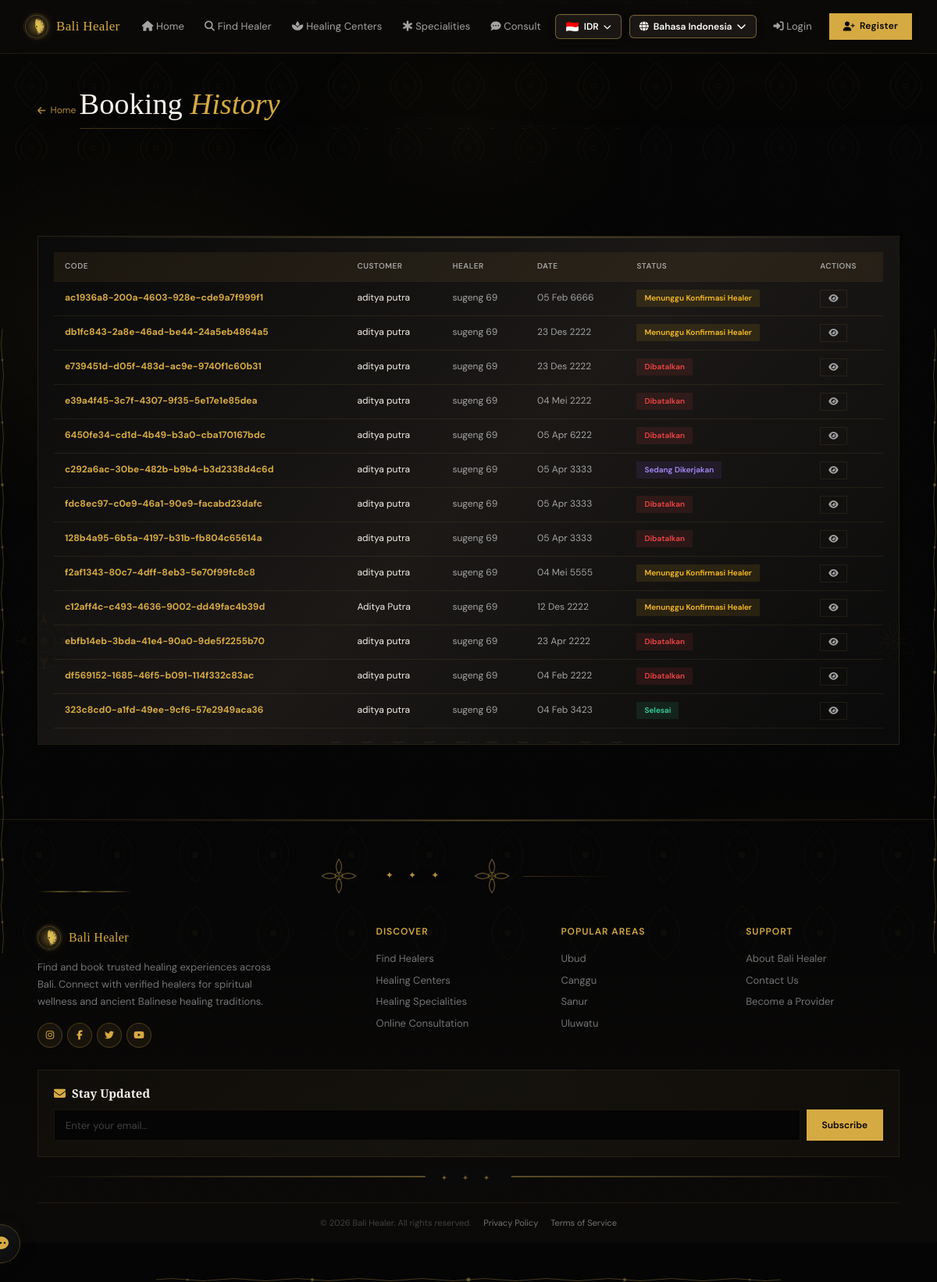
The app's page /id/bookings/ with its own data.
### bookings/models.py (models this page shows, shortened)
class Booking(models.Model):
    STATUS_CHOICES = [
        ('pending_payment', 'Menunggu Pembayaran'),
        ('pending_confirm', 'Menunggu Konfirmasi Healer'),
        ('confirmed', 'Dikonfirmasi'),
        ('in_progress', 'Sedang Dikerjakan'),
        ('completed', 'Selesai'),
        ('cancelled', 'Dibatalkan'),
        ('expired', 'Kadaluarsa'),
        ('refunded', 'Dikembalikan'),
    ]
    VALID_TRANSITIONS = {
        'pending_payment': ['pending_confirm', 'cancelled', 'expired'],
        'pending_confirm': ['confirmed', 'cancelled', 'refunded'],
        'confirmed': ['in_progress', 'cancelled', 'refunded'],
        'in_progress': ['completed', 'refunded'],
        'completed': [],
        'cancelled': [],
        'expired': [],
        'refunded': [],
    }
    booking_code = models.CharField(max_length=40, unique=True, blank=True)
    healer = models.ForeignKey(Healer, on_delete=models.CASCADE, related_name='bookings')
    customer = models.ForeignKey(User, on_delete=models.SET_NULL, null=True, blank=True, related_name='bookings')
    customer_name = models.CharField(max_length=200)
    customer_email = models.EmailField()
    customer_phone = models.CharField(max_length=20)
    service_type = models.CharField(max_length=200)
    service_price_idr = models.DecimalField(max_digits=12, decimal_places=2, default=0)
    booking_date = models.DateField()
    booking_time = models.TimeField()
    notes = models.TextField(blank=True)
    total_price_idr = models.DecimalField(max_digits=12, decimal_places=2, default=0)
    currency = models.CharField(max_length=10, default='IDR')
    total_price_converted = models.DecimalField(max_digits=12, decimal_places=2, default=0)
    status = models.CharField(max_length=20, choices=STATUS_CHOICES, default='pending_payment', db_index=True)
    confirmed_at = models.DateTimeField(null=True, blank=True)
    started_at = models.DateTimeField(null=True, blank=True)
    completed_at = models.DateTimeField(null=True, blank=True)
    cancelled_at = models.DateTimeField(null=True, blank=True)
    cancel_reason = models.TextField(blank=True)
    created_at = models.DateTimeField(auto_now_add=True)
    updated_at = models.DateTimeField(auto_now=True)
    class Meta:
        ordering = ['-created_at']

### healers/models.py (models this page shows, shortened)
class Healer(models.Model):
    user = models.OneToOneField(User, on_delete=models.CASCADE, null=True, blank=True)
    name = models.CharField(max_length=200)
    slug = models.SlugField(unique=True, default=uuid.uuid1)
    category = models.ForeignKey(HealerCategory, on_delete=models.SET_NULL, null=True)
    bio = models.TextField()
    experience_years = models.PositiveIntegerField(default=0)
    photo = models.ImageField(upload_to='healer_photos/', blank=True, null=True)
    phone = models.CharField(max_length=20)
    email = models.EmailField(blank=True)
    address = models.TextField()
    price_idr = models.DecimalField(max_digits=12, decimal_places=2, default=0)
    rating = models.DecimalField(max_digits=3, decimal_places=2, default=5.0)
    is_available = models.BooleanField(default=True, db_index=True)
    specializations = models.TextField(blank=True, help_text='Pisahkan dengan koma')
    created_at = models.DateTimeField(auto_now_add=True)
    updated_at = models.DateTimeField(auto_now=True)
    class Meta:
        ordering = ['-rating', '-experience_years']

### bookings/views.py (the view)
# urls.py: path('bookings/', views.booking_list, name='booking_list'),
def booking_list(request):
    bookings = Booking.objects.select_related('healer', 'customer').order_by('-created_at')[:20]
    return render(request, 'booking_list.html', {'bookings': bookings})

### accounts/context_processors.py (called while the page is built)
def notification_context(request):
    if request.user.is_authenticated:
        unread_count = Notification.objects.filter(user=request.user, is_read=False).count()
        return {'global_unread_notifications': unread_count}
    return {'global_unread_notifications': 0}

### templates/booking_list.html (shortened to what this page needs)
{% extends 'base.html' %}
{% load static %}
{% load i18n %}
{% block content %}
<div class="page-header">
    <div class="container">
        <a href="{% url 'home' %}" class="back-link"><i class="fas fa-arrow-left"></i> {% trans "Home" %}</a>
        <div style="position:relative;display:inline-block">
            <h1>{% trans "Booking" %} <em>{% trans "History" %}</em></h1>
            <div style="height:1px;background:linear-gradient(90deg,var(--gold),transparent);margin-top:8px;opacity:0.3"></div>
        </div>
    </div>
</div>
<section class="section" data-reveal>
    <div class="container">
        <div class="card">
            <div class="card-body">
                {% if bookings %}
                <div class="table-container">
                    <table class="data-table">
                        <thead>
                            <tr><th>{% trans "Code" %}</th><th>{% trans "Customer" %}</th><th>{% trans "Healer" %}</th><th>{% trans "Date" %}</th><th>{% trans "Status" %}</th><th>{% trans "Actions" %}</th></tr>
                        </thead>
                        <tbody>
                            {% for b in bookings %}
                            <tr>
                                <td><strong style="color:var(--gold);font-weight:700">{{ b.booking_code }}</strong></td>
                                <td style="color:var(--fg)">{{ b.customer_name }}</td>
                                <td>{{ b.healer.name }}</td>
                                <td>{{ b.booking_date|date:"d M Y" }}</td>
                                <td><span class="status-badge status-{{ b.status }}">{{ b.get_status_display }}</span></td>
                                <td><a href="{% url 'booking_detail' b.booking_code %}" class="btn btn-sm btn-outline"><i class="fas fa-eye"></i></a></td>
                            </tr>
                            {% endfor %}
                        </tbody>
                    </table>
                </div>
                {% else %}
                <div class="empty-state">
                    <i class="fas fa-calendar-xmark"></i>
                    <h3>{% trans "No Bookings Yet" %}</h3>
                    <p>{% trans "Bookings will appear here." %}</p>
                </div>
                {% endif %}
            </div>
        </div>
    </div>
</section>
{% endblock %}

### records on screen
Booking: booking_code "ac1936a8-200a-4603-928e-cde9a7f999f1", customer_name "aditya putra", healer.name "sugeng 69", booking_date "05 Feb 6666", status "Menunggu Konfirmasi Healer"
Booking: booking_code "db1fc843-2a8e-46ad-be44-24a5eb4864a5", customer_name "aditya putra", healer.name "sugeng 69", booking_date "23 Des 2222", status "Menunggu Konfirmasi Healer"
Booking: booking_code "e739451d-d05f-483d-ac9e-9740f1c60b31", customer_name "aditya putra", healer.name "sugeng 69", booking_date "23 Des 2222", status "Dibatalkan"
Booking: booking_code "e39a4f45-3c7f-4307-9f35-5e17e1e85dea", customer_name "aditya putra", healer.name "sugeng 69", booking_date "04 Mei 2222", status "Dibatalkan"
Booking: booking_code "6450fe34-cd1d-4b49-b3a0-cba170167bdc", customer_name "aditya putra", healer.name "sugeng 69", booking_date "05 Apr 6222", status "Dibatalkan"
Booking: booking_code "c292a6ac-30be-482b-b9b4-b3d2338d4c6d", customer_name "aditya putra", healer.name "sugeng 69", booking_date "05 Apr 3333", status "Sedang Dikerjakan"
Booking: booking_code "fdc8ec97-c0e9-46a1-90e9-facabd23dafc", customer_name "aditya putra", healer.name "sugeng 69", booking_date "05 Apr 3333", status "Dibatalkan"
Booking: booking_code "128b4a95-6b5a-4197-b31b-fb804c65614a", customer_name "aditya putra", healer.name "sugeng 69", booking_date "05 Apr 3333", status "Dibatalkan"
Booking: booking_code "f2af1343-80c7-4dff-8eb3-5e70f99fc8c8", customer_name "aditya putra", healer.name "sugeng 69", booking_date "04 Mei 5555", status "Menunggu Konfirmasi Healer"
Booking: booking_code "c12aff4c-c493-4636-9002-dd49fac4b39d", customer_name "Aditya Putra", healer.name "sugeng 69", booking_date "12 Des 2222", status "Menunggu Konfirmasi Healer"
Booking: booking_code "ebfb14eb-3bda-41e4-90a0-9de5f2255b70", customer_name "aditya putra", healer.name "sugeng 69", booking_date "23 Apr 2222", status "Dibatalkan"
Booking: booking_code "df569152-1685-46f5-b091-114f332c83ac", customer_name "aditya putra", healer.name "sugeng 69", booking_date "04 Feb 2222", status "Dibatalkan"
Booking: booking_code "323c8cd0-a1fd-49ee-9cf6-57e2949aca36", customer_name "aditya putra", healer.name "sugeng 69", booking_date "04 Feb 3423", status "Selesai"

### other values on screen
{{ lang.name_local }} "Bahasa Indonesia"
